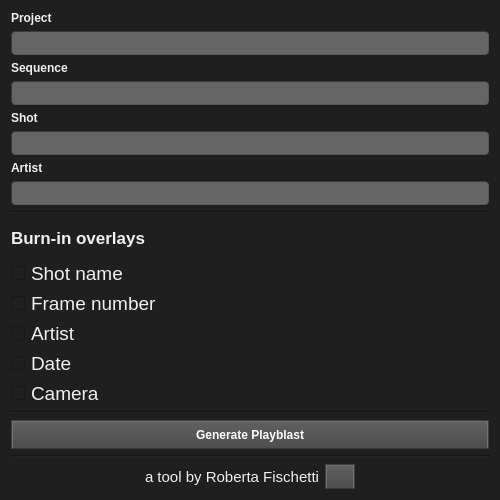
<?xml version="1.0" encoding="UTF-8"?>
<ui version="4.0">
 <class>wg_playblastManager</class>
 <widget class="QWidget" name="wg_playblastManager">
  <property name="geometry">
   <rect>
    <x>0</x>
    <y>0</y>
    <width>500</width>
    <height>500</height>
   </rect>
  </property>
  <property name="maximumSize">
   <size>
    <width>600</width>
    <height>500</height>
   </size>
  </property>
  <property name="font">
   <font>
    <family>Tahoma</family>
    <pointsize>13</pointsize>
   </font>
  </property>
  <property name="windowTitle">
   <string>Playblast Manager</string>
  </property>
  <property name="styleSheet">
   <string notr="true">/*
Dark Console Style Sheet for QT Applications
Author: Jaime A. Quiroga P.
Company: GTRONICK
Last updated: 24/05/2018, 17:12.
Available at: https://github.com/GTRONICK/QSS/blob/master/ConsoleStyle.qss
*/
QWidget {
	
	background-color: rgb(31, 31, 31);
	color: rgb(240, 240, 240);
	border-color: rgb(58, 58, 58);
}

QPlainTextEdit {
	background-color:rgb(0, 0, 0);
	color: rgb(200, 200, 200);
	selection-background-color: rgb(255, 153, 0);
	selection-color: rgb(0, 0, 0);
}

QTabWidget::pane {
    	border-top: 1px solid #000000;
}

QTabBar::tab {
 	background-color:rgb(0, 0, 0);
 	border-style: outset;
	border-width: 1px;
	border-right-color: qlineargradient(spread:pad, x1:0.4, y1:0.5, x2:0.6, y2:0.5, stop:0 rgba(115, 115, 115, 255), stop:1 rgba(62, 62, 62, 255));
	border-left-color: qlineargradient(spread:pad, x1:0.6, y1:0.5, x2:0.4, y2:0.5, stop:0 rgba(115, 115, 115, 255), stop:1 rgba(62, 62, 62, 255));
  border-bottom-color: rgb(58, 58, 58);
	border-bottom-width: 1px;
	border-top-width: 0px;
	border-style: solid;
	color: rgb(255, 153, 0);
	padding: 4px;
}

QTabBar::tab:selected, QTabBar::tab:hover {
   color: rgb(255, 255, 255);
   background-color:rgb(0, 0, 0);
   border-color:rgb(42, 42, 42);
   margin-left: 0px;
   margin-right: 0px;
   border-bottom-right-radius:4px;
   border-bottom-left-radius:4px;
}

QTabBar::tab:last:selected {
  background-color:rgb(0, 0, 0);
	border-color:rgb(42, 42, 42);
	margin-left: 0px;
  	margin-right: 0px;
	border-bottom-right-radius:4px;
	border-bottom-left-radius:4px;
}

QTabBar::tab:!selected {
   margin-bottom: 4px;
   border-bottom-right-radius:4px;
   border-bottom-left-radius:4px;
}

QPushButton{
	border-style: outset;
	border-width: 2px;
	border-top-color: qlineargradient(spread:pad, x1:0.5, y1:0.6, x2:0.5, y2:0.4, stop:0 rgba(115, 115, 115, 255), stop:1 rgba(62, 62, 62, 255));
	border-right-color: qlineargradient(spread:pad, x1:0.4, y1:0.5, x2:0.6, y2:0.5, stop:0 rgba(115, 115, 115, 255), stop:1 rgba(62, 62, 62, 255));
	border-left-color: qlineargradient(spread:pad, x1:0.6, y1:0.5, x2:0.4, y2:0.5, stop:0 rgba(115, 115, 115, 255), stop:1 rgba(62, 62, 62, 255));
	border-bottom-color: rgb(58, 58, 58);
	border-bottom-width: 1px;
	border-style: solid;
	color: rgb(255, 255, 255);
	padding: 6px;
	background-color: qlineargradient(spread:pad, x1:0.5, y1:1, x2:0.5, y2:0, stop:0 rgba(77, 77, 77, 255), stop:1 rgba(97, 97, 97, 255));
}

QPushButton:hover{
	border-style: outset;
	border-width: 2px;
	border-top-color: qlineargradient(spread:pad, x1:0.5, y1:0.6, x2:0.5, y2:0.4, stop:0 rgba(180, 180, 180, 255), stop:1 rgba(110, 110, 110, 255));
	border-right-color: qlineargradient(spread:pad, x1:0.4, y1:0.5, x2:0.6, y2:0.5, stop:0 rgba(180, 180, 180, 255), stop:1 rgba(110, 110, 110, 255));
	border-left-color: qlineargradient(spread:pad, x1:0.6, y1:0.5, x2:0.4, y2:0.5, stop:0 rgba(180, 180, 180, 255), stop:1 rgba(110, 110, 110, 255));
	border-bottom-color: rgb(115, 115, 115);
	border-bottom-width: 1px;
	border-style: solid;
	color: rgb(255, 255, 255);
	padding: 6px;
	background-color: qlineargradient(spread:pad, x1:0.5, y1:1, x2:0.5, y2:0, stop:0 rgba(107, 107, 107, 255), stop:1 rgba(157, 157, 157, 255));
}

QPushButton:pressed{
	border-style: outset;
	border-width: 2px;
	border-top-color: qlineargradient(spread:pad, x1:0.5, y1:0.6, x2:0.5, y2:0.4, stop:0 rgba(62, 62, 62, 255), stop:1 rgba(22, 22, 22, 255));
	border-right-color: qlineargradient(spread:pad, x1:0.4, y1:0.5, x2:0.6, y2:0.5, stop:0 rgba(115, 115, 115, 255), stop:1 rgba(62, 62, 62, 255));
	border-left-color: qlineargradient(spread:pad, x1:0.6, y1:0.5, x2:0.4, y2:0.5, stop:0 rgba(115, 115, 115, 255), stop:1 rgba(62, 62, 62, 255));
	border-bottom-color: rgb(58, 58, 58);
	border-bottom-width: 1px;
	border-style: solid;
	color: rgb(255, 255, 255);
	padding: 6px;
	background-color: qlineargradient(spread:pad, x1:0.5, y1:1, x2:0.5, y2:0, stop:0 rgba(77, 77, 77, 255), stop:1 rgba(97, 97, 97, 255));
}

QPushButton:disabled{
	border-style: outset;
	border-width: 2px;
	border-top-color: qlineargradient(spread:pad, x1:0.5, y1:0.6, x2:0.5, y2:0.4, stop:0 rgba(115, 115, 115, 255), stop:1 rgba(62, 62, 62, 255));
	border-right-color: qlineargradient(spread:pad, x1:0.4, y1:0.5, x2:0.6, y2:0.5, stop:0 rgba(115, 115, 115, 255), stop:1 rgba(62, 62, 62, 255));
	border-left-color: qlineargradient(spread:pad, x1:0.6, y1:0.5, x2:0.4, y2:0.5, stop:0 rgba(115, 115, 115, 255), stop:1 rgba(62, 62, 62, 255));
	border-bottom-color: rgb(58, 58, 58);
	border-bottom-width: 1px;
	border-style: solid;
	color: rgb(0, 0, 0);
	padding: 6px;
	background-color: qlineargradient(spread:pad, x1:0.5, y1:1, x2:0.5, y2:0, stop:0 rgba(57, 57, 57, 255), stop:1 rgba(77, 77, 77, 255));
}

QLineEdit {
	border-width: 1px; border-radius: 4px;
	border-color: rgb(58, 58, 58);
	border-style: inset;
	padding: 0 8px;
	color: rgb(255, 255, 255);
	background:rgb(101, 101, 101);
	selection-background-color: rgb(187, 187, 187);
	selection-color: rgb(60, 63, 65);
}

QProgressBar {
	text-align: center;
	color: rgb(255, 255, 255);
	border-width: 1px; 
	border-radius: 10px;
	border-color: rgb(58, 58, 58);
	border-style: inset;
}

QProgressBar::chunk {
	background-color: qlineargradient(spread:pad, x1:0.5, y1:0.7, x2:0.5, y2:0.3, stop:0 rgba(0, 200, 0, 255), stop:1 rgba(30, 230, 30, 255));
	border-radius: 10px;
}

QMenuBar {
	background:rgb(0, 0, 0);
	color: rgb(255, 153, 0);
}

QMenuBar::item {
  	spacing: 3px; 
	padding: 1px 4px;
  	background: transparent;
}

QMenuBar::item:selected { 
  	background:rgb(115, 115, 115);
}

QMenu {
	border-width: 2px; 
	border-radius: 10px;
	border-color: rgb(255, 153, 0);
	border-style: outset;
}

QMenu::item {
	spacing: 3px; 
	padding: 3px 15px;
}

QMenu::item:selected {
	spacing: 3px; 
	padding: 3px 15px;
	background:rgb(115, 115, 115);
	color:rgb(255, 255, 255);
	border-width: 1px; 
	border-radius: 10px;
	border-color: rgb(58, 58, 58);
	border-style: inset;
}</string>
  </property>
  <layout class="QVBoxLayout" name="lay_playblastManager">
   <item>
    <layout class="QVBoxLayout" name="lay_naming">
     <item>
      <widget class="QLabel" name="lb_project">
       <property name="font">
        <font>
         <family>Tahoma</family>
         <weight>75</weight>
         <bold>true</bold>
        </font>
       </property>
       <property name="text">
        <string>Project</string>
       </property>
      </widget>
     </item>
     <item>
      <widget class="QLineEdit" name="le_project"/>
     </item>
     <item>
      <widget class="QLabel" name="lb_sequence">
       <property name="font">
        <font>
         <family>Tahoma</family>
         <weight>75</weight>
         <bold>true</bold>
        </font>
       </property>
       <property name="text">
        <string>Sequence</string>
       </property>
      </widget>
     </item>
     <item>
      <widget class="QLineEdit" name="le_sequence"/>
     </item>
     <item>
      <widget class="QLabel" name="lb_shot">
       <property name="font">
        <font>
         <family>Tahoma</family>
         <weight>75</weight>
         <bold>true</bold>
        </font>
       </property>
       <property name="styleSheet">
        <string notr="true"/>
       </property>
       <property name="text">
        <string>Shot</string>
       </property>
      </widget>
     </item>
     <item>
      <widget class="QLineEdit" name="le_shot"/>
     </item>
     <item>
      <widget class="QLabel" name="lb_artist">
       <property name="font">
        <font>
         <family>Tahoma</family>
         <weight>75</weight>
         <bold>true</bold>
        </font>
       </property>
       <property name="text">
        <string>Artist</string>
       </property>
      </widget>
     </item>
     <item>
      <widget class="QLineEdit" name="le_artist"/>
     </item>
    </layout>
   </item>
   <item>
    <widget class="Line" name="first_separator">
     <property name="orientation">
      <enum>Qt::Horizontal</enum>
     </property>
    </widget>
   </item>
   <item>
    <layout class="QVBoxLayout" name="lay_burnins">
     <item>
      <widget class="QLabel" name="burnin_fields">
       <property name="font">
        <font>
         <family>Tahoma</family>
         <pointsize>13</pointsize>
         <weight>75</weight>
         <bold>true</bold>
        </font>
       </property>
       <property name="text">
        <string>Burn-in overlays</string>
       </property>
      </widget>
     </item>
     <item>
      <widget class="QCheckBox" name="cb_shotName">
       <property name="font">
        <font>
         <family>Tahoma</family>
         <pointsize>14</pointsize>
        </font>
       </property>
       <property name="text">
        <string>Shot name</string>
       </property>
      </widget>
     </item>
     <item>
      <widget class="QCheckBox" name="cb_frameNumber">
       <property name="font">
        <font>
         <family>Tahoma</family>
         <pointsize>14</pointsize>
        </font>
       </property>
       <property name="text">
        <string>Frame number</string>
       </property>
      </widget>
     </item>
     <item>
      <widget class="QCheckBox" name="cb_artist">
       <property name="font">
        <font>
         <family>Tahoma</family>
         <pointsize>14</pointsize>
        </font>
       </property>
       <property name="text">
        <string>Artist</string>
       </property>
      </widget>
     </item>
     <item>
      <widget class="QCheckBox" name="cb_date">
       <property name="font">
        <font>
         <family>Tahoma</family>
         <pointsize>14</pointsize>
        </font>
       </property>
       <property name="text">
        <string>Date</string>
       </property>
      </widget>
     </item>
     <item>
      <widget class="QCheckBox" name="cb_camera">
       <property name="font">
        <font>
         <family>Tahoma</family>
         <pointsize>14</pointsize>
        </font>
       </property>
       <property name="text">
        <string>Camera</string>
       </property>
      </widget>
     </item>
    </layout>
   </item>
   <item>
    <widget class="Line" name="second_separator">
     <property name="orientation">
      <enum>Qt::Horizontal</enum>
     </property>
    </widget>
   </item>
   <item>
    <layout class="QVBoxLayout" name="lay_generate">
     <item>
      <widget class="QPushButton" name="btn_generatePlayblast">
       <property name="font">
        <font>
         <family>Tahoma</family>
         <weight>75</weight>
         <bold>true</bold>
        </font>
       </property>
       <property name="text">
        <string>Generate Playblast</string>
       </property>
      </widget>
     </item>
    </layout>
   </item>
   <item>
    <widget class="Line" name="third_separator">
     <property name="orientation">
      <enum>Qt::Horizontal</enum>
     </property>
    </widget>
   </item>
   <item>
    <layout class="QHBoxLayout" name="horizontalLayout_2">
     <item>
      <spacer name="horizontalSpacer">
       <property name="orientation">
        <enum>Qt::Horizontal</enum>
       </property>
       <property name="sizeHint" stdset="0">
        <size>
         <width>40</width>
         <height>20</height>
        </size>
       </property>
      </spacer>
     </item>
     <item>
      <widget class="QLabel" name="lb_developer">
       <property name="font">
        <font>
         <family>Tahoma</family>
         <pointsize>11</pointsize>
        </font>
       </property>
       <property name="text">
        <string>a tool by Roberta Fischetti</string>
       </property>
      </widget>
     </item>
     <item>
      <widget class="QPushButton" name="btn_help">
       <property name="maximumSize">
        <size>
         <width>30</width>
         <height>25</height>
        </size>
       </property>
       <property name="text">
        <string/>
       </property>
       <property name="icon">
        <iconset resource="playblast_manager_ui.qrc">
         <normaloff>:/generatePlayblast/btn_help.png</normaloff>:/generatePlayblast/btn_help.png</iconset>
       </property>
      </widget>
     </item>
     <item>
      <spacer name="horizontalSpacer_2">
       <property name="orientation">
        <enum>Qt::Horizontal</enum>
       </property>
       <property name="sizeHint" stdset="0">
        <size>
         <width>40</width>
         <height>20</height>
        </size>
       </property>
      </spacer>
     </item>
    </layout>
   </item>
  </layout>
 </widget>
 <resources>
  <include location="playblast_manager_ui.qrc"/>
 </resources>
 <connections/>
</ui>
